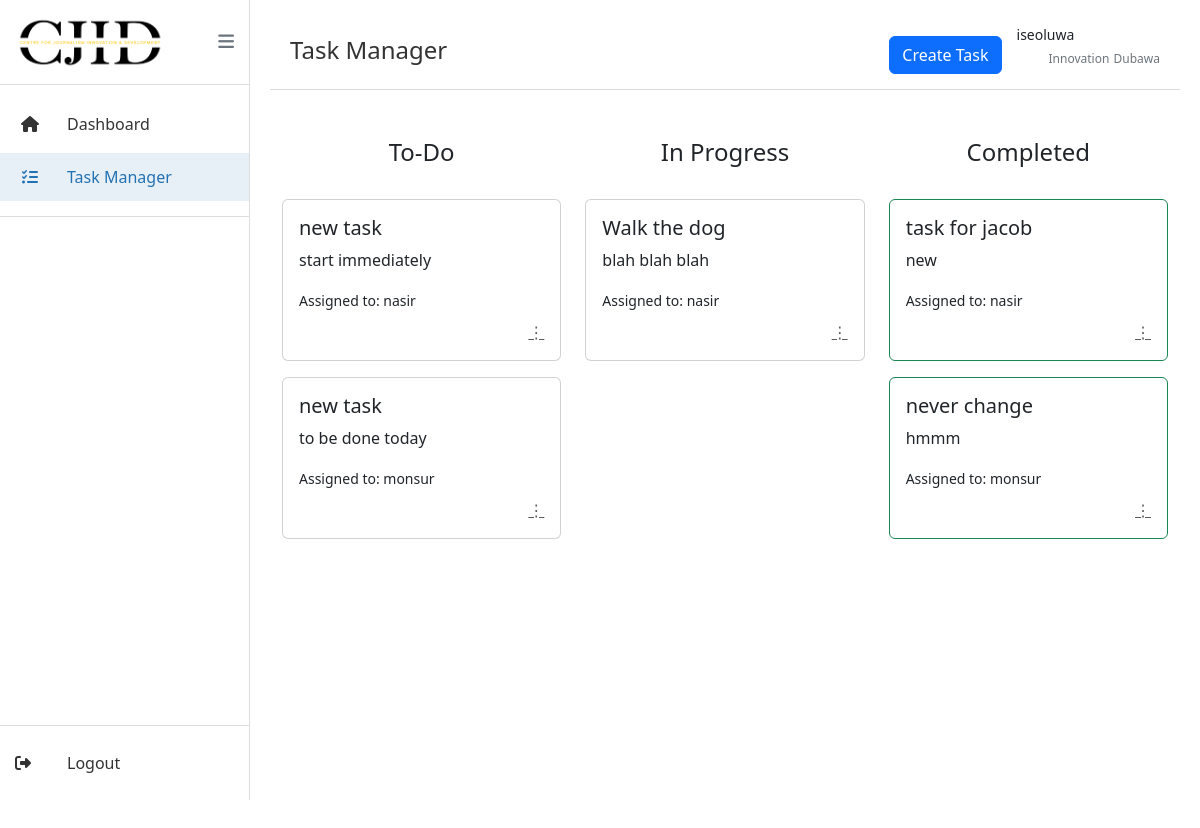
/task/ (signed in), run on the app's committed database.
### base/models.py (models this page shows, shortened)
class CustomUser(AbstractUser):
    full_name = models.CharField(max_length=100)

class Team(models.Model):
    name = models.CharField(max_length=100)
    manager = models.ForeignKey(settings.AUTH_USER_MODEL, on_delete=models.CASCADE, related_name='managed_teams')
    members = models.ManyToManyField(settings.AUTH_USER_MODEL, related_name='teams')

class Task(models.Model):
    STATUS_CHOICES = [
        ('todo', 'To Do'),
        ('in_progress', 'In Progress'),
        ('completed', 'Completed'),
    ]
    title = models.CharField(max_length=200)
    description = models.TextField()
    assigned_to = models.ForeignKey(settings.AUTH_USER_MODEL, on_delete=models.CASCADE, related_name='tasks')
    status = models.CharField(max_length=20, choices=STATUS_CHOICES, default='todo')
    created_at = models.DateTimeField(auto_now_add=True)

### base/views.py (the view, shortened to what this page needs)
# urls.py: path("task/", views.task, name="task"),
@login_required
def task(request):
    user_teams = request.user.teams.all()
    user_team = user_teams.first()
    tasks = Task.objects.filter(assigned_to__in=user_team.members.all())
    todo_tasks = tasks.filter(status='todo')
    in_progress_tasks = tasks.filter(status='in_progress')
    completed_tasks = tasks.filter(status='completed')
    context = {
        'todo_tasks': todo_tasks,
        'in_progress_tasks': in_progress_tasks,
        'completed_tasks': completed_tasks,
        'team_members': user_team.members.all(),
        'user_teams': user_teams,  # ✅ add this line too
    }
    return render(request, 'task.html', context)

### base/templates/task.html (shortened to what this page needs)
{% extends 'base.html' %}
{% load static %}
{% block content %}
<div class="container mt-5">
    <div class="row text-center mb-4">
        <div class="col-md-4"><h4>To-Do</h4></div>
        <div class="col-md-4"><h4>In Progress</h4></div>
        <div class="col-md-4"><h4>Completed</h4></div>
    </div>
    <div class="row">
        <div class="col-md-4">
            {% for task in todo_tasks %}
            <div class="card mb-3">
                <div class="card-body">
                    <h5 class="card-title">{{ task.title }}</h5>
                    <p class="card-text">{{ task.description }}</p>
                    <small>Assigned to: {{ task.assigned_to.username }}</small>
                    <div class="dropdown text-end mt-2">
                        <a class="text-muted" href="#" role="button" data-bs-toggle="dropdown" aria-expanded="false">
                            &#x22EE;
                        </a>
                    </div>
                </div>
            </div>
            {% empty %}
            <p class="text-muted">No To-Do tasks.</p>
            {% endfor %}
        </div>
        <div class="col-md-4">
            {% for task in in_progress_tasks %}
            <div class="card mb-3">
                <div class="card-body">
                    <h5 class="card-title">{{ task.title }}</h5>
                    <p class="card-text">{{ task.description }}</p>
                    <small>Assigned to: {{ task.assigned_to.username }}</small>
                    <div class="dropdown text-end mt-2">
                        <a class="text-muted" href="#" role="button" data-bs-toggle="dropdown" aria-expanded="false">
                            &#x22EE;
                        </a>
                    </div>
                </div>
            </div>
            {% empty %}
            <p class="text-muted">No In Progress tasks.</p>
            {% endfor %}
        </div>
        <div class="col-md-4">
            {% for task in completed_tasks %}
            <div class="card mb-3 border-success">
                <div class="card-body">
                    <h5 class="card-title">{{ task.title }}</h5>
                    <p class="card-text">{{ task.description }}</p>
                    <small>Assigned to: {{ task.assigned_to.username }}</small>
                    <div class="dropdown text-end mt-2">
                        <a class="text-muted" href="#" role="button" data-bs-toggle="dropdown" aria-expanded="false">
                            &#x22EE;
                        </a>
                    </div>
                </div>
            </div>
            {% empty %}
            <p class="text-muted">No Completed tasks.</p>
            {% endfor %}
        </div>
    </div>
</div>
{% endblock %}

### base/templates/base.html (shortened to what this page needs)
{% load static %}
<!DOCTYPE html>
<html lang="en">
<head>
    <link rel="stylesheet" href="{% static 'my-css/taskc.css' %}">
    <link rel="stylesheet" href="{% static 'my-css/styles.css' %}">
    <link rel="stylesheet" href="https://cdnjs.cloudflare.com/ajax/libs/font-awesome/6.4.0/css/all.min.css">
    <link href="https://cdn.jsdelivr.net/npm/bootstrap@5.3.5/dist/css/bootstrap.min.css" rel="stylesheet">
</head>
<body>
    <div class="app-container">
        <nav class="sidebar">
            <div class="sidebar-header">
                <img src="{% static 'images/logo.png' %}" alt="CJID Logo" class="sidebar-logo">
                <span class="sidebar-toggle" id="sidebarToggle"><i class="fas fa-bars"></i></span>
            </div>
            <ul class="sidebar-menu">
                <li class="{% if request.resolver_match.url_name == 'home' %}active{% endif %}">
                    <a href="{% url 'home' %}"><i class="fas fa-home"></i> <span>Dashboard</span></a>
                </li>
                <li class="{% if request.resolver_match.url_name == 'task' %}active{% endif %}">
                    <a href="{% url 'task' %}"><i class="fas fa-tasks"></i> <span>Task Manager</span></a>
                </li>
                <li class="sidebar-divider"></li>
            </ul>
            <div class="sidebar-footer">
                <a href="{% url 'logout' %}" id="logoutBtn"><i class="fas fa-sign-out-alt"></i> <span>Logout</span></a>
            </div>
        </nav>
        <main class="main-content">
            <header class="header">
                <div class="header-left">
                    {% if request.resolver_match.url_name == 'task' %}
                    <h1>Task Manager</h1>
                    {% else %}
                    <h1>Dashboard</h1>
                    {% endif %}
                </div>
                <div class="header-right">
                    <button type="button" class="btn btn-primary" data-bs-toggle="modal" data-bs-target="#createTaskModal">
                        Create Task
                      </button>
                    <div class="user-profile">
                        <div class="user-info">
                            <span class="user-name">{{user.username}}</span>
                            {% if user_teams %}
                            <ul>
                                {% for team in user_teams %}
                                <span class="user-role">{{ team.name }}</span>
                                {% endfor %}
                            </ul>
                        {% else %}
                            <p>You are not part of any team.</p>
                        {% endif %}
                        </div>
                    </div>
                </div>
            </header>
{% block content %}
{% endblock %}
</body>
</html>

### static/my-css/taskc.css (style rules this page uses)
:root { --spacing: 16px; --radius: 8px; --border-color: #ddd; --dark-color: #333; --primary-color: #4a6cf7; --primary-dark: #3a5ce5; --secondary-color: #666; }
.app-container { display: flex; height: 100vh; overflow: hidden; }
.sidebar { width: 250px; height: 100%; background-color: var(--dark-color); color: white; transition: var(--transition); display: flex; flex-direction: column; position: relative; z-index: 100; }
.sidebar-header { padding: var(--spacing); display: flex; align-items: center; justify-content: space-between; border-bottom: 1px solid rgba(255, 255, 255, 0.1); }
.sidebar-logo { max-width: 120px; height: auto; transition: var(--transition); }
.sidebar-toggle { cursor: pointer; font-size: 1.2rem; }
.sidebar-menu { list-style: none; padding: var(--spacing) 0; flex-grow: 1; overflow-y: auto; }
.sidebar-menu li { margin-bottom: 5px; }
.sidebar-menu li a { display: flex; align-items: center; padding: 10px var(--spacing); color: rgba(255, 255, 255, 0.8); text-decoration: none; transition: var(--transition); }
.sidebar-menu li.active a { background-color: var(--primary-color); color: white; }
.sidebar-menu li a i { margin-right: 12px; min-width: 20px; text-align: center; }
.sidebar-divider { height: 1px; background-color: rgba(255, 255, 255, 0.1); margin: var(--spacing) 0; }
.sidebar-footer { padding: var(--spacing); border-top: 1px solid rgba(255, 255, 255, 0.1); }
.sidebar-footer a { display: flex; align-items: center; color: rgba(255, 255, 255, 0.8); text-decoration: none; padding: 10px 0; }
.sidebar-footer a i { margin-right: 12px; }
.main-content { flex: 1; display: flex; flex-direction: column; overflow: hidden; }
.header { background-color: white; padding: 1rem var(--spacing); box-shadow: var(--shadow); display: flex; align-items: center; justify-content: space-between; z-index: 10; }
.header-left h1 { font-size: 1.5rem; color: var(--dark-color); }
.header-right { display: flex; align-items: center; gap: 15px; }
.user-profile { display: flex; align-items: center; gap: 10px; cursor: pointer; }
.user-info { display: flex; flex-direction: column; }
.user-name { font-weight: 600; font-size: 0.9rem; }
.user-role { font-size: 0.8rem; color: var(--secondary-color); }
* { box-sizing: border-box; margin: 0; padding: 0; }
body { font-family: -apple-system, BlinkMacSystemFont, 'Segoe UI', Roboto, Oxygen, Ubuntu, Cantarell, 'Open Sans', 'Helvetica Neue', sans-serif; line-height: 1.6; color: #333; background-color: #f9fafc; padding: 20px; }

### data on the page
CustomUser: username "iseoluwa"
Team: name "Innovation"
Team: name "Dubawa"
Task: title "new task", description "start immediately", assigned_to.username "nasir"
Task: title "new task", description "to be done today", assigned_to.username "monsur"
Task: title "Walk the dog", description "blah blah blah", assigned_to.username "nasir"
Task: title "task for jacob", description "new", assigned_to.username "nasir"
Task: title "never change", description "hmmm", assigned_to.username "monsur"
